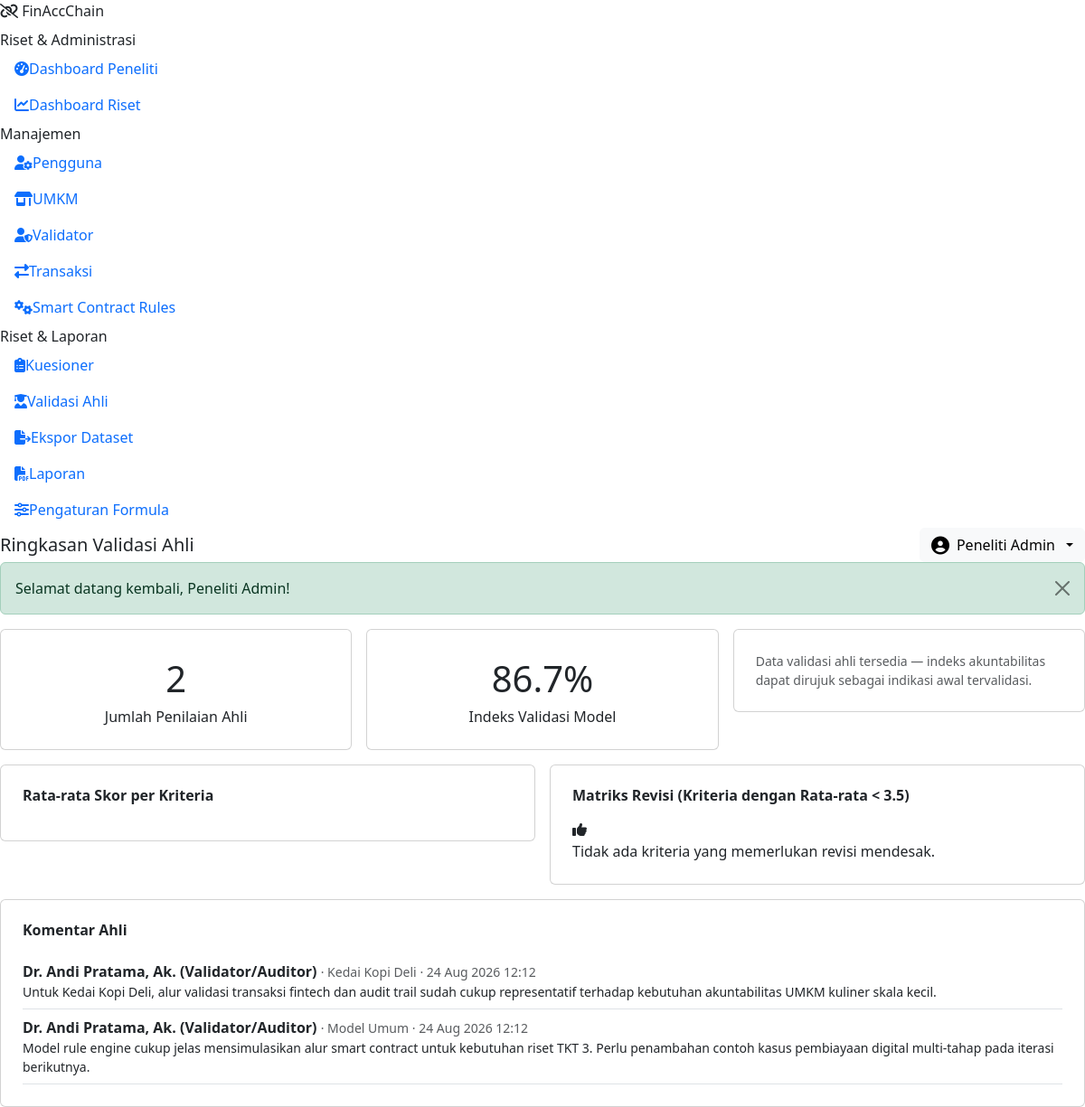
The page /research/expert_summary.php (signed in) on the database its author committed.
### tables this page shows
CREATE TABLE expert_validations (
    id INT UNSIGNED AUTO_INCREMENT PRIMARY KEY,
    expert_user_id INT UNSIGNED NOT NULL,
    msme_id INT UNSIGNED NULL,
    relevance TINYINT UNSIGNED NOT NULL,
    clarity TINYINT UNSIGNED NOT NULL,
    feasibility TINYINT UNSIGNED NOT NULL,
    accounting_adequacy TINYINT UNSIGNED NOT NULL,
    technological_adequacy TINYINT UNSIGNED NOT NULL,
    fintech_integration TINYINT UNSIGNED NOT NULL,
    smart_contract_logic TINYINT UNSIGNED NOT NULL,
    accountability_contribution TINYINT UNSIGNED NOT NULL,
    usefulness TINYINT UNSIGNED NOT NULL,
    comments TEXT NULL,
    created_at DATETIME NOT NULL DEFAULT CURRENT_TIMESTAMP,
    CONSTRAINT fk_expval_user FOREIGN KEY (expert_user_id) REFERENCES users(id),
    CONSTRAINT fk_expval_msme FOREIGN KEY (msme_id) REFERENCES msmes(id) ON DELETE SET NULL
);

CREATE TABLE users (
    id INT UNSIGNED AUTO_INCREMENT PRIMARY KEY,
    role_id INT UNSIGNED NOT NULL,
    name VARCHAR(150) NOT NULL,
    email VARCHAR(150) NOT NULL UNIQUE,
    password_hash VARCHAR(255) NOT NULL,
    is_active TINYINT(1) NOT NULL DEFAULT 1,
    is_demo TINYINT(1) NOT NULL DEFAULT 0,
    last_login_at DATETIME NULL,
    created_at DATETIME NOT NULL DEFAULT CURRENT_TIMESTAMP,
    updated_at DATETIME NOT NULL DEFAULT CURRENT_TIMESTAMP ON UPDATE CURRENT_TIMESTAMP,
    CONSTRAINT fk_users_role FOREIGN KEY (role_id) REFERENCES roles(id),
    INDEX idx_users_role (role_id)
);

CREATE TABLE msmes (
    id INT UNSIGNED AUTO_INCREMENT PRIMARY KEY,
    user_id INT UNSIGNED NOT NULL,
    business_name VARCHAR(150) NOT NULL,
    owner_name VARCHAR(150) NOT NULL,
    sector VARCHAR(100) NOT NULL,
    address VARCHAR(255) NULL,
    business_age_years TINYINT UNSIGNED NULL,
    employee_count SMALLINT UNSIGNED NULL,
    monthly_turnover_category ENUM('<5jt','5-10jt','10-50jt','50-300jt','>300jt') NOT NULL DEFAULT '<5jt',
    digital_payment_usage ENUM('none','partial','full') NOT NULL DEFAULT 'partial',
    fintech_usage ENUM('none','payment_only','payment_financing','full_integration') NOT NULL DEFAULT 'none',
    accounting_method ENUM('manual','spreadsheet','accounting_app','none') NOT NULL DEFAULT 'manual',
    business_status ENUM('active','inactive','suspended') NOT NULL DEFAULT 'active',
    is_demo TINYINT(1) NOT NULL DEFAULT 0,
    created_at DATETIME NOT NULL DEFAULT CURRENT_TIMESTAMP,
    updated_at DATETIME NOT NULL DEFAULT CURRENT_TIMESTAMP ON UPDATE CURRENT_TIMESTAMP,
    CONSTRAINT fk_msme_user FOREIGN KEY (user_id) REFERENCES users(id) ON DELETE CASCADE,
    INDEX idx_msme_sector (sector)
);

### config/database.php (called while the page is built, shortened)
<?php
function env_or(string $key, $default)
{
    $v = getenv($key);
    return ($v === false || $v === '') ? $default : $v;
}

### research/expert_summary.php (the view, shortened to what this page needs)
<?php
$db = Database::connection();
$criteria = [
    'relevance' => 'Relevansi', 'clarity' => 'Kejelasan', 'feasibility' => 'Kelayakan',
    'accounting_adequacy' => 'Kecukupan Akuntansi', 'technological_adequacy' => 'Kecukupan Teknologi',
    'fintech_integration' => 'Integrasi Fintech', 'smart_contract_logic' => 'Logika Smart Contract',
    'accountability_contribution' => 'Kontribusi Akuntabilitas', 'usefulness' => 'Kebermanfaatan',
];
$all = $db->query('SELECT * FROM expert_validations')->fetchAll();
$count = count($all);
$means = [];
foreach (array_keys($criteria) as $c) {
    $means[$c] = $count ? round(array_sum(array_column($all, $c)) / $count, 2) : 0;
}
$validationIndex = $count ? round(array_sum($means) / count($means) / 5 * 100, 1) : null;
$comments = $db->query(
    "SELECT ev.*, u.name AS expert_name, m.business_name FROM expert_validations ev
     JOIN users u ON u.id = ev.expert_user_id LEFT JOIN msmes m ON m.id = ev.msme_id
     WHERE ev.comments IS NOT NULL AND ev.comments != '' ORDER BY ev.id DESC"
)->fetchAll();
require __DIR__ . '/../includes/app_header.php';
?>
<div class="row g-3 mb-3">
  <div class="col-lg-4">
    <div class="card fac-card p-4 text-center">
      <div class="fac-stat-value fs-1"><?= $count ?></div>
      <div class="fac-stat-label">Jumlah Penilaian Ahli</div>
    </div>
  </div>
  <div class="col-lg-4">
    <div class="card fac-card p-4 text-center">
      <div class="fac-stat-value fs-1"><?= $validationIndex !== null ? $validationIndex . '%' : '-' ?></div>
      <div class="fac-stat-label">Indeks Validasi Model</div>
    </div>
  </div>
  <div class="col-lg-4">
    <div class="card fac-card p-4 small text-muted d-flex align-items-center">
      <?= $count > 0 ? 'Data validasi ahli tersedia — indeks akuntabilitas dapat dirujuk sebagai indikasi awal tervalidasi.' : 'Belum ada data validasi ahli. Indeks akuntabilitas UMKM belum dapat diklaim tervalidasi secara ilmiah.' ?>
    </div>
  </div>
</div>
<div class="row g-3">
  <div class="col-lg-6">
    <div class="card fac-card p-4">
      <h6 class="fw-bold mb-3">Rata-rata Skor per Kriteria</h6>
    </div>
  </div>
  <div class="col-lg-6">
    <div class="card fac-card p-4">
      <h6 class="fw-bold mb-3">Matriks Revisi (Kriteria dengan Rata-rata &lt; 3.5)</h6>
      <?php $needsRevision = array_filter($means, fn($v) => $v > 0 && $v < 3.5);
      if (!$needsRevision): ?>
        <?php render_empty_state('fa-thumbs-up', $count ? 'Tidak ada kriteria yang memerlukan revisi mendesak.' : 'Belum ada data untuk dianalisis.'); ?>
      <?php endif; ?>
    </div>
  </div>
</div>
<div class="card fac-card p-4 mt-3">
  <h6 class="fw-bold mb-3">Komentar Ahli</h6>
  <?php if (!$comments): render_empty_state('fa-comments', 'Belum ada komentar.'); else: foreach ($comments as $c): ?>
    <div class="border-bottom py-2">
      <strong><?= e($c['expert_name']) ?></strong> <span class="text-muted small">· <?= e($c['business_name'] ?? 'Model Umum') ?> · <?= format_datetime($c['created_at']) ?></span>
      <p class="small mb-0"><?= e($c['comments']) ?></p>
    </div>
  <?php endforeach; endif; ?>
</div>
<?php
require __DIR__ . '/../includes/app_footer.php';

### rows shown on the page
expert_validations: expert_user.name "Dr. Andi Pratama, Ak. (Validator/Auditor)", msme.business_name "Kedai Kopi Deli", created_at "24 Aug 2026 12:12", comments "Untuk Kedai Kopi Deli, alur validasi transaksi fintech dan audit trail sudah cukup representatif terhadap kebutuhan akuntabilitas UMKM kuliner skala kecil."
expert_validations: expert_user.name "Dr. Andi Pratama, Ak. (Validator/Auditor)", business_name "Model Umum", created_at "24 Aug 2026 12:12", comments "Model rule engine cukup jelas mensimulasikan alur smart contract untuk kebutuhan riset TKT 3. Perlu penambahan contoh kasus pembiayaan digital multi-tahap pada iterasi berikutnya."

### other values the page prints
APP_NAME "FinAccChain"
$label "Dashboard Peneliti Dashboard Riset Pengguna UMKM Validator Transaksi Smart Contract Rules Kuesioner Validasi Ahli Ekspor Dataset Laporan Pengaturan Formula"
$pageTitle "Ringkasan Validasi Ahli"
$u['name'] "Peneliti Admin"
$f['message'] "Selamat datang kembali, Peneliti Admin!"
$count "2"
$validationIndex "86.7"
$text "Tidak ada kriteria yang memerlukan revisi mendesak."
